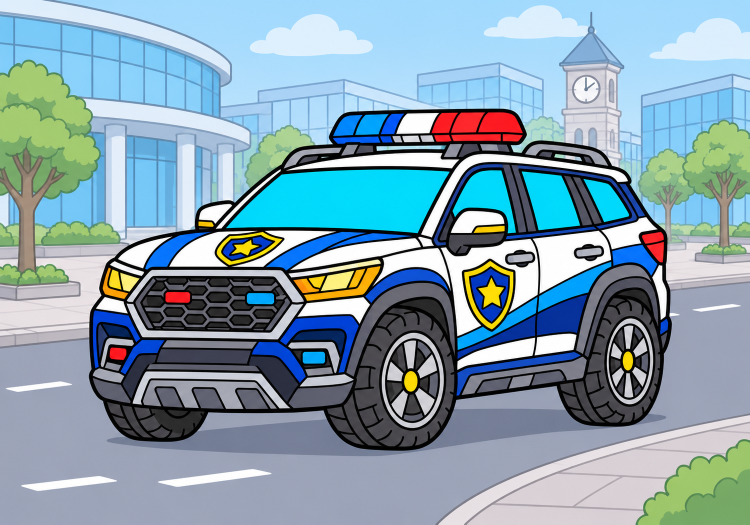
#> input picture docs/coloring-v4-preview/police-city.png, 1499 x 1049 px (shown at 1/2 size)
$ python generate.py
#> lines starting #> are read from the running program, lines starting #| are printed output that depends on the picture; after the words box and inside, x2 and y2 are one past the last pixel; in counts of white or black regions, pixels touching at a corner belong together
"""Approved scene -> fixed image background plus independent foreground SVG cells.
The original reference bytes stay unchanged, and backgrounds have no paint IDs.
"""
import sys
sys.dont_write_bytecode=True
from pathlib import Path
ROOT=Path(__file__).resolve().parents[2]
bundle=ROOT.parent/'app/.art-tools'
if bundle.exists():sys.path.insert(0,str(bundle))
import json,hashlib,shutil
import cv2,numpy as np,potrace
from PIL import Image
from scipy import ndimage
from scipy.cluster.vq import kmeans2
from scipy.optimize import linear_sum_assignment

CONFIG=[
 ('police','police-car-robot','멋진 경찰차','docs/coloring-v4-preview/police-city.png',25),
 ('fire','fire-robot','멋진 소방차','docs/coloring-v4-final/fire-city-larger.png',25),
 ('dinosaur','baby-dinosaur','숲속 공룡','docs/coloring-v4-preview/dinosaur-trees.png',28),
 ('butterfly','garden-butterfly','꽃에 앉은 나비','docs/coloring-v4-preview/butterfly-meadow.png',28),
]
def trace(mask):
 ys,xs=np.where(mask)
 if not len(xs):return ''
 left,top,right,bottom=int(xs.min()),int(ys.min()),int(xs.max()),int(ys.max())
 curves=potrace.Bitmap(~mask[top:bottom+1,left:right+1].astype(bool)).trace(turdsize=1,alphamax=.9,opttolerance=.12)
 out=[]
 def pt(p):return f'{p.x+left:.2f},{p.y+top:.2f}'
 for curve in curves:
  out.append('M'+pt(curve.start_point))
  for s in curve:
   out.append('L'+pt(s.c)+' '+pt(s.end_point) if s.is_corner else 'C'+pt(s.c1)+' '+pt(s.c2)+' '+pt(s.end_point))
  out.append('Z')
 return ' '.join(out)
def hexcolor(rgb):return '#'+''.join(f'{int(c):02X}' for c in rgb)
def namecolor(rgb):
 h,s,v=map(int,cv2.cvtColor(np.array(rgb,dtype='uint8').reshape(1,1,3),cv2.COLOR_RGB2HSV)[0,0])
 if s<25:return '하양' if v>230 else '밝은 회색' if v>175 else '회색' if v>110 else '진한 회색'
 h*=2
 name='빨강' if h<15 or h>=345 else '주황' if h<42 else '노랑' if h<70 else '연두' if h<95 else '초록' if h<160 else '청록' if h<190 else '하늘' if h<210 else '파랑' if h<255 else '보라' if h<290 else '분홍' if h<330 else '자주'
 return ('밝은 ' if v>210 and s<130 else '진한 ' if v<145 else '')+name

for key,id,title,path,total in CONFIG:
 if len(sys.argv)>1 and key not in sys.argv[1:]:continue
 src=ROOT/path;original=Image.open(src).convert('RGB');width=1200;height=round(width*original.height/original.width)
#> further down, original is the input picture: PIL image 1499x1049 RGB; mean R, G, B 134.4, 162.1, 175.5
#> after `height = round(width * original.height / original.width)`: height = 840
 rgb=np.array(original.resize((width,height),Image.Resampling.LANCZOS))
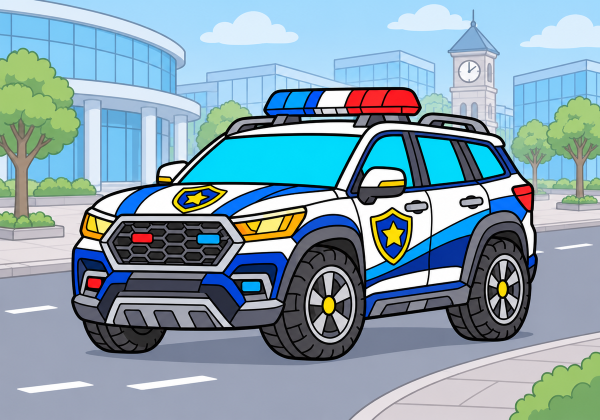
#> rgb: shape (840, 1200, 3) (shown at 1/2 size); mean R, G, B 134.5, 162.1, 175.6
 ink=rgb.max(axis=2)<(65 if key=='dinosaur' else 30)
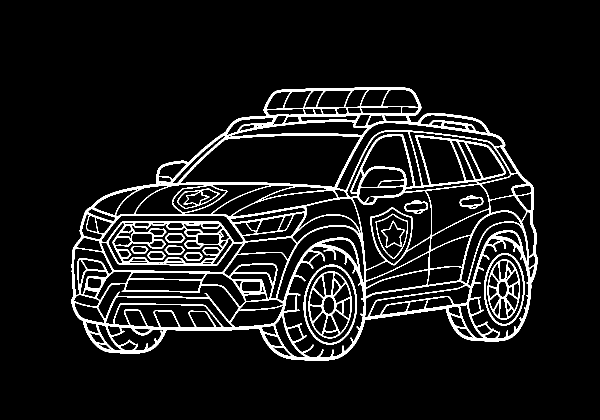
#> ink: shape (840, 1200) bool (shown at 1/2 size); 8.2% white; 15 white regions, largest, box (x1, y1, x2, y2) and area: (143, 175, 1075, 721) 72018, (617, 542, 704, 677) 2450, (975, 519, 1040, 640) 2084
 ink=cv2.morphologyEx(ink.astype('uint8'),cv2.MORPH_CLOSE,np.ones((2,2),np.uint8)).astype(bool)
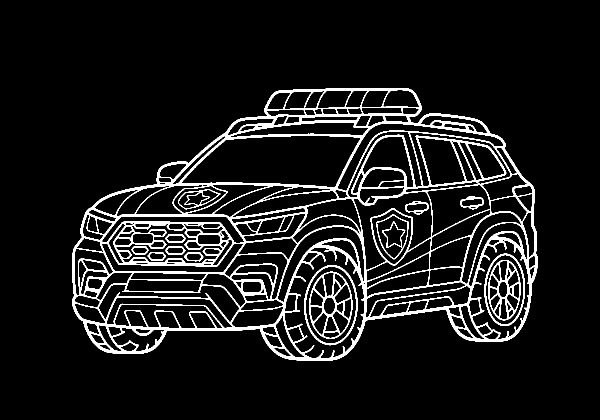
#> ink: shape (840, 1200) bool (shown at 1/2 size); 8.2% white; 15 white regions, largest, box (x1, y1, x2, y2) and area: (144, 176, 1076, 722) 72295, (618, 543, 705, 678) 2462, (976, 520, 1041, 641) 2106
 if key=='dinosaur':
  # Tree roots intentionally merge into the soft grass in the approved art.
  # Close only those wood/ground transitions so trunks remain paintable too.
  yy,xx=np.indices((height,width));r,g,b=rgb.astype(float).transpose(2,0,1)
  wood=(r>175)&(r>g*1.4)&(g>65)&(g<170)&(b<100)&((xx<210)|(xx>990))
  edge=wood & ~cv2.erode(wood.astype('uint8'),np.ones((3,3),np.uint8)).astype(bool)
  ink|=edge
  # The approved cream muzzle has a deliberate open contour near the smile.
  # Preserve that cream panel as its own closed color cell instead of merging
  # it into the teal head when tracing ink alone.
  cream=(r>225)&(g>205)&(b>140)&(b<235)&(xx>700)&(yy<470)
  ink|=cream & ~cv2.erode(cream.astype('uint8'),np.ones((3,3),np.uint8)).astype(bool)
 cells,_=ndimage.label(~ink)
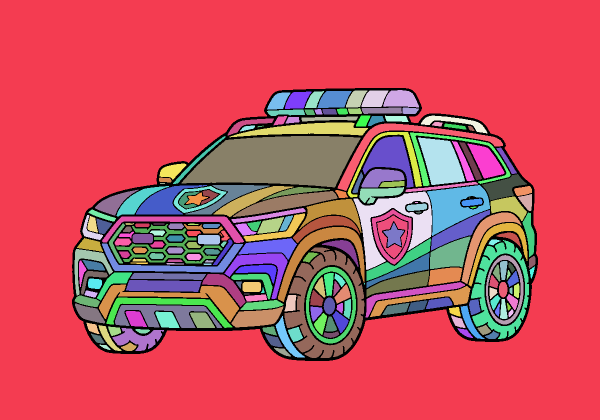
#> cells: shape (840, 1200) int32 (shown at 1/2 size); 234 distinct labels, from 0 to 233; one colour per label, 0 black
 # Exterior background and quiet scenery share these open connected spaces.
 seeds=[(0,0),(width-1,0),(0,height-1),(width-1,height-1),(width//2,5),(width//2,height-6)]
 if key=='dinosaur':seeds=[(width//2,5),(width//2,height-6),(width-5,height-5)]
 if key=='butterfly':seeds=[(5,5),(width-5,5)]
 bg=set(int(cells[y,x]) for x,y in seeds if not ink[y,x])
#> bg = 1 item
 stats=[]
 for i,box in enumerate(ndimage.find_objects(cells),1):
  if box is None:continue
  mask=cells[box]==i;dist=ndimage.distance_transform_edt(np.pad(mask,1))[1:-1,1:-1]
  y,x=np.unravel_index(dist.argmax(),dist.shape);r=float(dist[y,x]);median=np.median(rgb[box][mask & (dist>=min(3,r*.6))],axis=0)
  stats.append(dict(component=i,area=int(mask.sum()),radius=round(r,2),label=[int(x+box[1].start),int(y+box[0].start)],rgb=median.tolist()))
#> this loop made 233 passes
#> (y, x, r, median) on passes 1 to 3: (191, 191, 192, [157, 199, 212]), (16, 33, 16.76, [253, 26, 33]), (19, 18, 13.42, [253.5, 28, 34])
#> pass 1, `mask = cells[box] == i`:
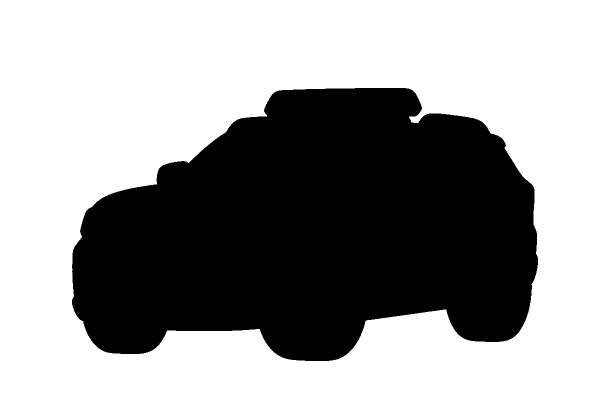
#> mask: shape (840, 1200) bool (shown at 1/2 size); 62.6% white; 1 black region, box (x1, y1, x2, y2) and area: (144, 176, 1076, 722) 376774
#> pass 1, `dist = ndimage.distance_transform_edt(np.pad(mask, 1))[1:-1, 1:-1]`:
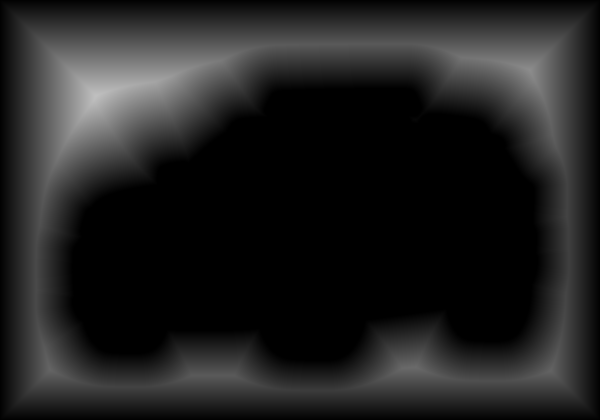
#> dist: shape (840, 1200) float64 (shown at 1/2 size); min 0, max 192, mean 32.8
#> pass 2, `dist = ndimage.distance_transform_edt(np.pad(mask, 1))[1:-1, 1:-1]`:
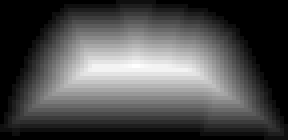
#> dist: shape (35, 72) float64 (shown 4 times larger); min 0, max 16.76, mean 5.15; drawn with min black and max white
#> after the loop, stats = 233 items
 targets=[]
 for s in stats:
  if s['component'] in bg or s['area']<90 or s['radius']<5 or max(s['rgb'])<35:continue
  r,g,b=map(float,s['rgb']);_,sat,val=map(int,cv2.cvtColor(np.array(s['rgb'],dtype='uint8').reshape(1,1,3),cv2.COLOR_RGB2HSV)[0,0])
  if key=='dinosaur' and ((b>g+8 and b>r+30) or not (sat>=75 or (r>235 and g>220 and b<225))):continue
  if key=='butterfly' and sat<70:continue
  # Scenery seen through roof rails and ladder openings stays fixed scenery.
  if key=='police' and s['label'][1]<290 and r>75 and b>r+18:continue
  if key=='fire' and s['label'][1]<365 and r>140 and g>100 and b>90 and r>g+15 and g>b+10:continue
  targets.append(s)
#> this loop made 233 passes
#> (r, g, b, sat, val) on passes 2 to 4: (253, 26, 33, 229, 253), (253.5, 28, 34, 227, 253), (253, 40, 44, 215, 253)
#> after the loop, targets = 186 items
 samples=np.array([s['rgb'] for s in targets]);unique=np.unique(samples.round().astype('uint8'),axis=0).astype(float)
#> after `samples = np.array([s['rgb'] for s in targets])`: samples = 186 rows, first 8: [253, 26, 33], [253.5, 28, 34], [253, 40, 44], [0, 87, 251], [254, 254, 254], [1, 164, 253], [1, 134, 253], [252, 34, 39]
#> after `unique = np.unique(samples.round().astype('uint8'), axis=0).astype(flo`: unique = 159 rows, first 8: [0, 56, 195], [0, 60, 204], [0, 65, 216], [0, 67, 218], [0, 68, 215], [0, 75, 228], [0, 87, 251], [0, 93, 246]
 assert len(unique)>=total,(key,len(unique))
 centers,_=kmeans2(unique,total,minit='++',seed=23,iter=100)
#> centers = 25 rows, first 8: [95, 96.38, 111.9], [251, 250.8, 251.4], [0.556, 188.2, 252.3], [251, 184.7, 5], [163.2, 166, 177.8], [43.76, 43.18, 44.71], [0.5, 69.33, 217.3], [43, 60, 108]
 assignment=np.argmin(((samples[:,None,:]-centers[None,:,:])**2).sum(axis=2),axis=1)
#> assignment = 186 values, max 24 at index 12, min 0 at index 135, mean 10.34
 rows,cols=linear_sum_assignment(((centers[:,None,:]-samples[None,:,:])**2).sum(axis=2))
#> rows = 25 values from 0 to 24; cols = 25 values, max 172 at index 15, min 8 at index 9, mean 95.04
 for row,col in zip(rows,cols):assignment[col]=row
#> this loop made 25 passes
#> col on passes 1 to 12: 156, 48, 132, 65, 159, 105, 121, 112, 141, 8, 119, 64
 colors=np.clip(centers.round(),0,255).astype('uint8')
#> colors = 25 rows, first 8: [95, 96, 112], [251, 251, 251], [1, 188, 252], [251, 185, 5], [163, 166, 178], [44, 43, 45], [0, 69, 217], [43, 60, 108]
 order=sorted(range(total),key=lambda c:-float(colors[c].mean()));number={c:i+1 for i,c in enumerate(order)}
#> after `order = sorted(range(total), key=lambda c: -float(colors[c].mean()))`: order = 25 values, max 24 at index 1, min 0 at index 15, mean 12
#> after `number = {c: i + 1 for i, c in enumerate(order)}`: number = 25 items
 palette=[dict(id=number[c],name=namecolor(colors[c]),hex=hexcolor(colors[c])) for c in order]
#> in namecolor, `h,s,v=map(int,cv2.cvtColor(np.array(rgb,dtype='uint8').reshape(1,1,3),..`: h = 0; v = 251
#> palette = 25 items
 regions=[]
 for s,c in zip(targets,assignment):
#> (the run stopped early here; a loop or call above may not have finished)

$ run again, with docs/coloring-v4-preview/fire-city.png copied over docs/coloring-v4-preview/police-city.png
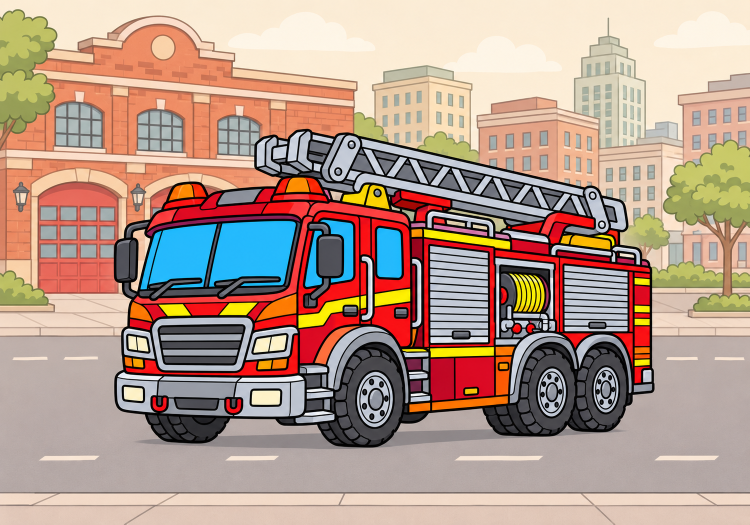
#> input picture docs/coloring-v4-preview/fire-city.png, 1499 x 1049 px (shown at 1/2 size)
#> original is the input picture: PIL image 1499x1049 RGB; mean R, G, B 181.1, 154.6, 140.1
#> `cells,_=ndimage.label(~ink)`:
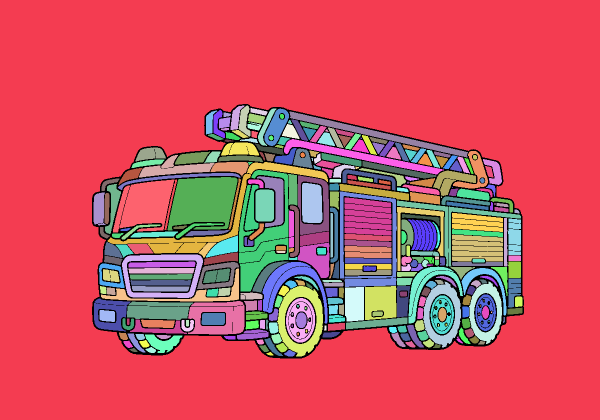
#> cells: shape (840, 1200) int32 (shown at 1/2 size); 352 distinct labels, from 0 to 351; one colour per label, 0 black
#> bg = 1 item
#> the loop `for i,box in enumerate(ndimage.find_objects(cells),1):` made 351 passes
#> (y, x, r, median) on passes 1 to 3: (169, 169, 169.4, [222, 176, 168]), (28, 9, 8, [204, 211, 223]), (12, 12, 7.62, [188, 195, 207])
#> pass 2, `dist = ndimage.distance_transform_edt(np.pad(mask, 1))[1:-1, 1:-1]`:
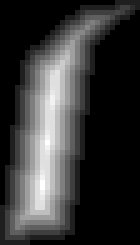
#> dist: shape (49, 28) float64 (shown 5 times larger); min 0, max 8, mean 1.74; drawn with min black and max white
#> after the loop `for i,box in enumerate(ndimage.find_objects(cells),1):`: stats = 351 items
#> the loop `for s in stats:` made 351 passes
#> (r, g, b, sat, val) on passes 2, 3, 5: (204, 211, 223, 22, 223), (188, 195, 207, 23, 207), (169, 175, 188, 26, 188)
#> after the loop `for s in stats:`: targets = 215 items
#> samples = 215 rows, first 8: [110, 113, 123], [110, 113, 123], [106, 110, 120], [112, 115, 125], [115, 118, 127], [206, 212, 223], [112, 115, 124], [110, 113, 122]
#> unique = 186 rows, first 8: [32, 185, 252], [34, 185, 252], [35, 186, 252], [36, 186, 252], [37, 186, 252], [38, 38, 42], [41, 42, 46], [42, 41, 45]
#> centers = 25 rows, first 8: [151.8, 157.4, 168.2], [249.7, 17.47, 20.13], [51.88, 51.38, 55.81], [251.9, 115.4, 2.56], [204.2, 211, 223.3], [113.5, 36.5, 70], [36, 186, 252], [77.55, 77.58, 84.48]
#> assignment = 215 values, max 24 at index 9, min 0 at index 115, mean 9.83
#> rows = 25 values from 0 to 24; cols = 25 values, max 205 at index 2, min 2 at index 8, mean 96.08
#> the loop `for row,col in zip(rows,cols):assignment[col]=row` made 25 passes
#> col on passes 1 to 8: 184, 71, 205, 188, 154, 151, 52, 193
#> colors = 25 rows, first 8: [152, 157, 168], [250, 17, 20], [52, 51, 56], [252, 115, 3], [204, 211, 223], [114, 36, 70], [36, 186, 252], [78, 78, 84]
#> order = 25 values, max 24 at index 13, min 0 at index 6, mean 12
#> number = 25 items
#> in namecolor, `h,s,v=map(int,cv2.cvtColor(np.array(rgb,dtype='uint8').reshape(1,1,3),..`: h = 24; s = 53; v = 253
#> in namecolor, `h*=2`: h = 48
#> name = '노랑'
#> palette = 25 items
